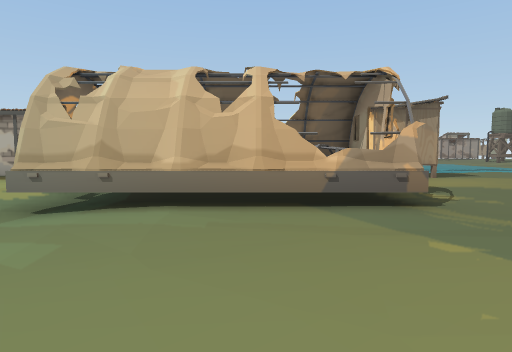
view 1 (above)

24 first-person views from a walk through a 3-D level made in the Unity game engine. The camera is 1.5 m above the floor, tilts 4° down and sees 75° across. The floor is counted in squares, 2 m on a side. Each view is taken from the middle of a square. On the plan, view 1 faces up. The plan holds only what a view shows up to about 11 squares ahead; the rest is blank. The place goes on beyond the plan. The player is left out. Some animated figures are left out. Some surface patterns are stand-ins.

view 2
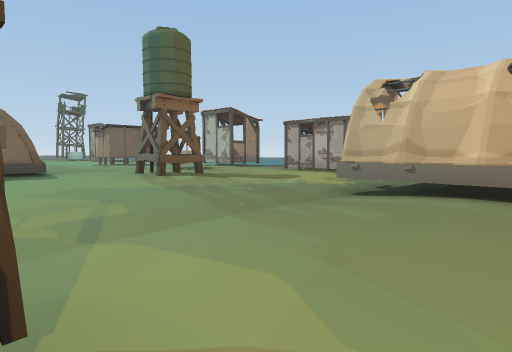

view 3
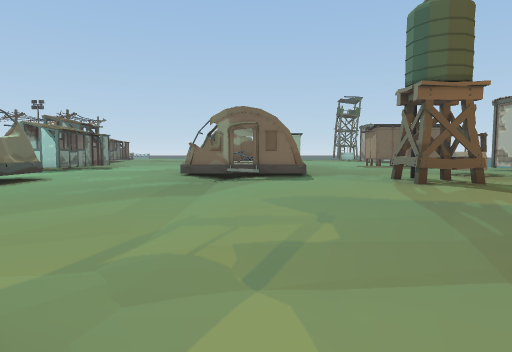

view 4
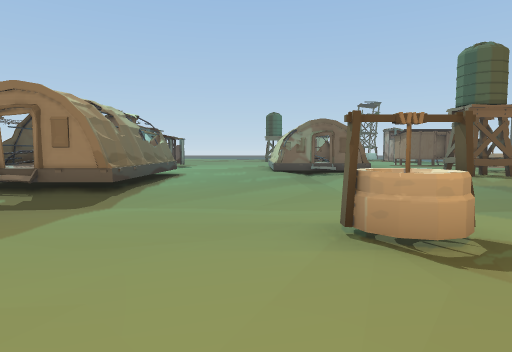

view 5
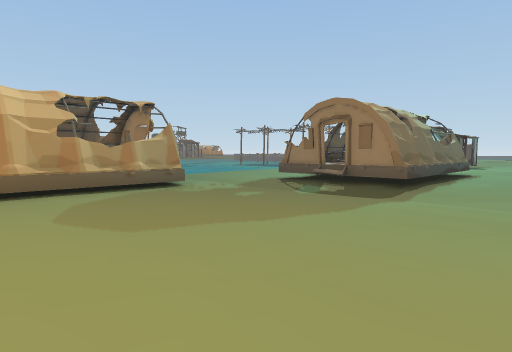

view 6
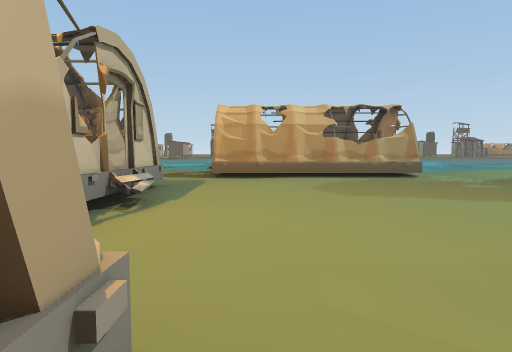

view 7
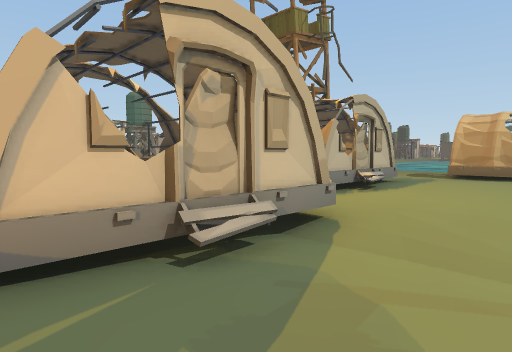

view 8
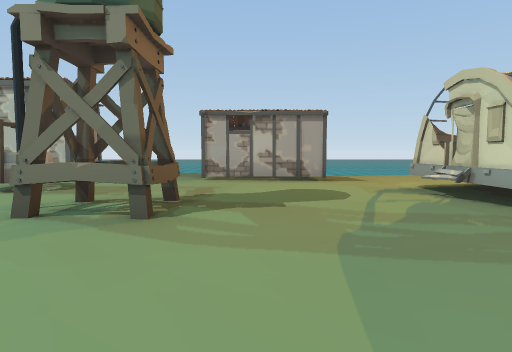

view 9
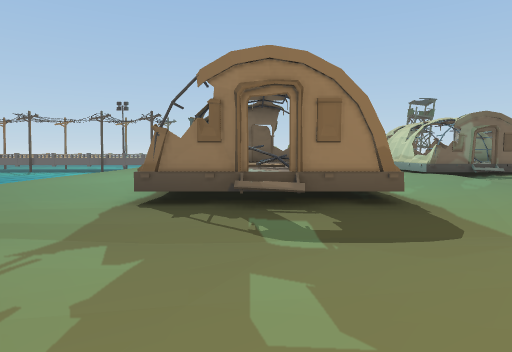

view 10
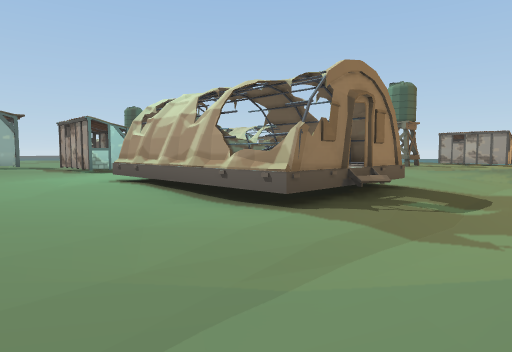

view 11
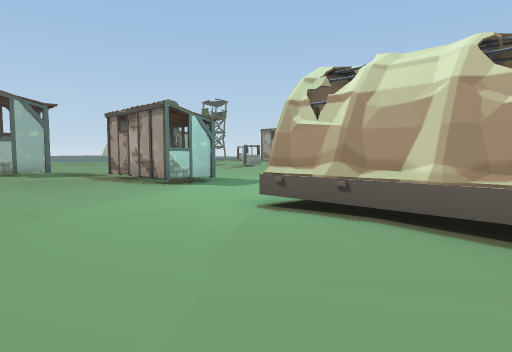

view 12
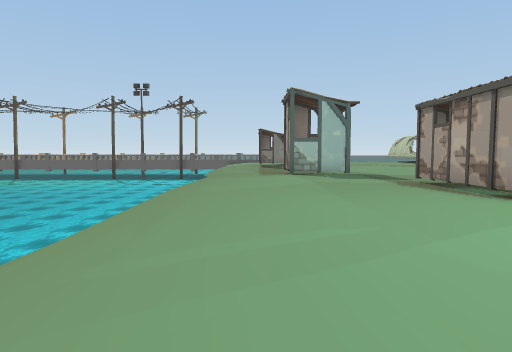

view 13
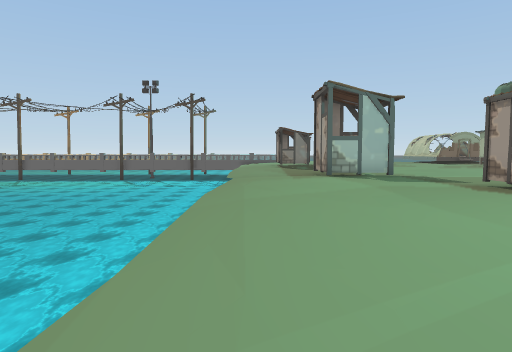

view 14
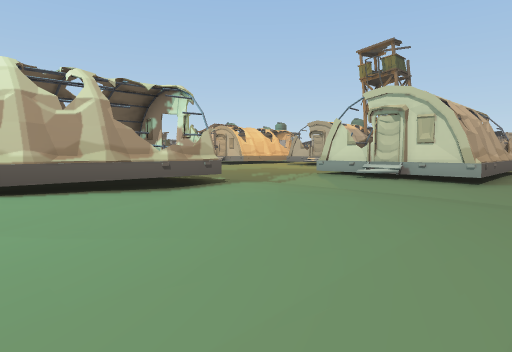

view 15
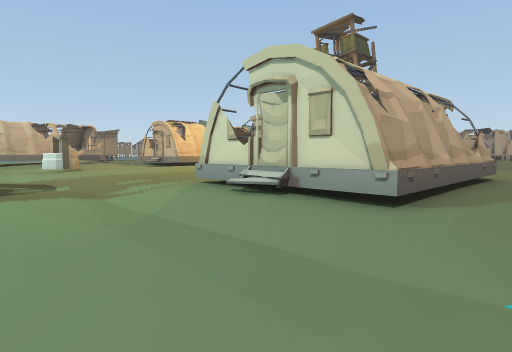

view 16
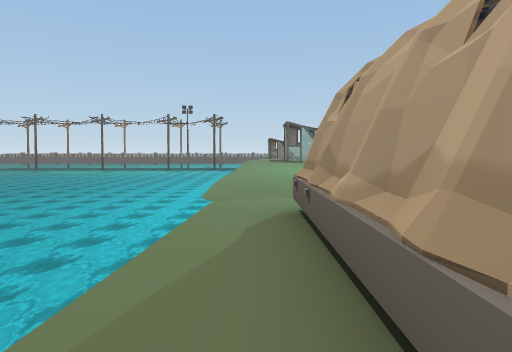

view 17
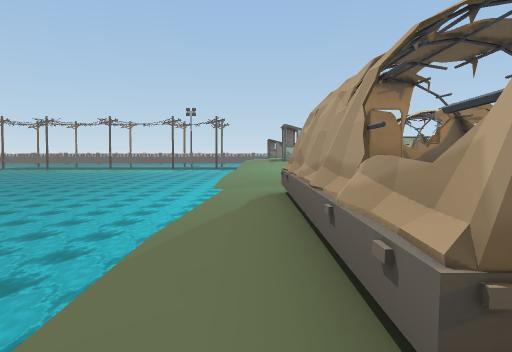

view 18
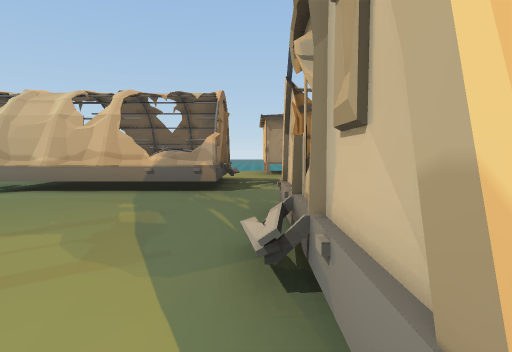

view 19
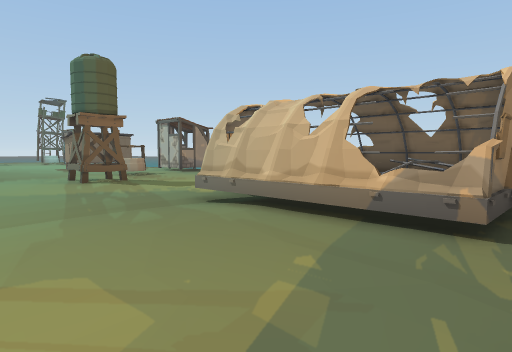

view 20
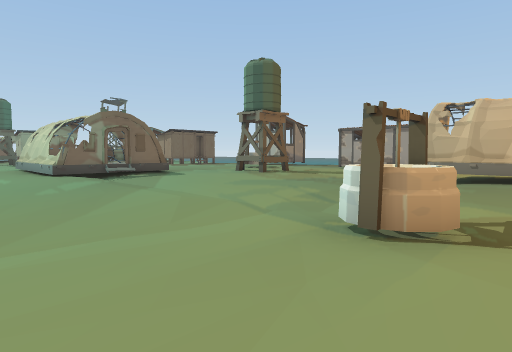

view 21
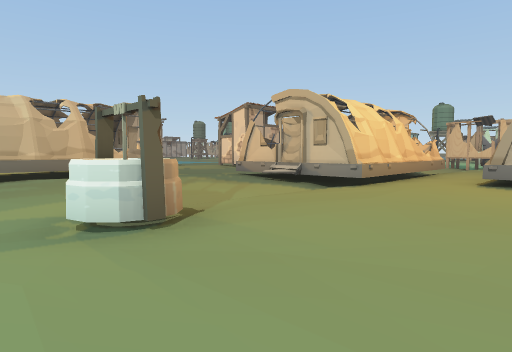

view 22
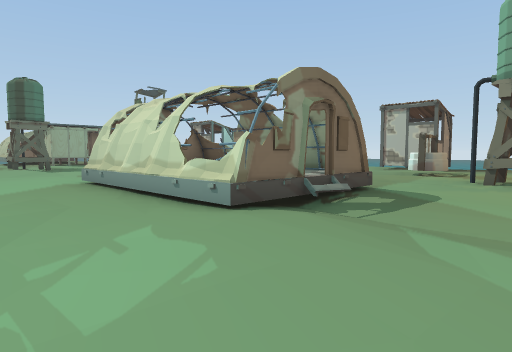

view 23
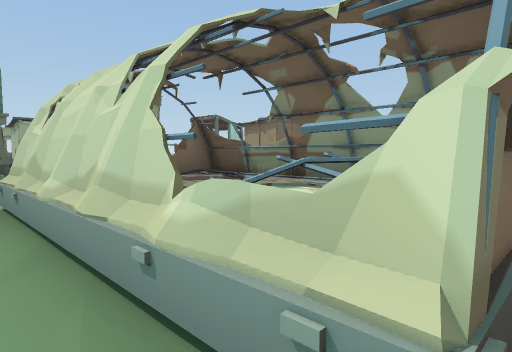

view 24
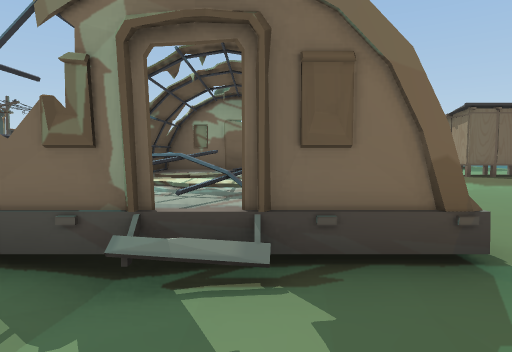

### Floor plan
Key: @ floor where view 1 was taken; # wall or solid block; . main floor; : floor 0.25 m higher than the main floor; - floor 0.25 m lower than the main floor; / step, stairs or slope; = window, fence, low wall or low ledge; ≈ water the walk keeps out of; ^ raised ledge; S shed.
Columns run from 21 left of view 1 to 5 right of it. Each row starts with its distance up from view 1.
 11                  .-.
 10        ###       .-.    SSS
  9             .####.-.   ....
  8   S      :........######...
  7  SS.     #=.....:.#    #...
  6   ....    ........#   ^^...
  5     ... .::.##....####^^..
  4      .......##....-......
  3        ...:.......-.:::::.
  2          .........-..::::##
  1      ######.......-......=
  0     /^^^^^#.......-..@../#
 -1     /# ^^^#--------##-.--##
 -2  ....####=#......---#......
 -3  ................--........
 -4    ..............--.......#
 -5          ........-........#
 -6       .. :.######.-.......#
 -7       .....#^  ^#.-.......#
 -8  ...   #...#^^ ^^.-........
 -9  ...####:::####^#.-........
-10  #..........::......######.
-11  #::::....:.........^
-12 ##::::..............#
-13 ..................-.####^#.
-14 -.................-........
-15  ≈≈≈≈≈≈≈≈≈≈ ////-≈≈≈≈≈≈≈≈≈
-16  ≈≈≈≈≈≈≈≈    ≈≈≈≈≈≈≈≈≈≈≈

Where each view was taken, in squares from view 1:
view 1: 0 up, 0 right, facing up
view 2: 1 down, 0 right, facing up-left
view 3: 0 up, 1 left, facing left
view 4: 3 down, 2 right, facing left
view 5: 3 down, 3 right, facing down-left
view 6: 1 down, 3 right, facing down
view 7: 2 up, 1 right, facing down-right
view 8: 0 up, 7 left, facing up
view 9: 8 down, 0 right, facing left
view 10: 13 down, 2 left, facing up-left
view 11: 13 down, 7 left, facing up-left
view 12: 13 down, 9 left, facing left
view 13: 14 down, 10 left, facing left
view 14: 15 down, 9 left, facing up-right
view 15: 15 down, 5 left, facing up-right
view 16: 14 down, 3 right, facing left
view 17: 14 down, 5 right, facing left
view 18: 2 down, 3 right, facing up
view 19: 0 up, 3 right, facing up-left
view 20: 5 down, 0 right, facing up-left
view 21: 5 down, 3 left, facing up-right
view 22: 5 down, 8 left, facing up-left
view 23: 3 down, 11 left, facing up-left
view 24: 0 up, 9 left, facing left
